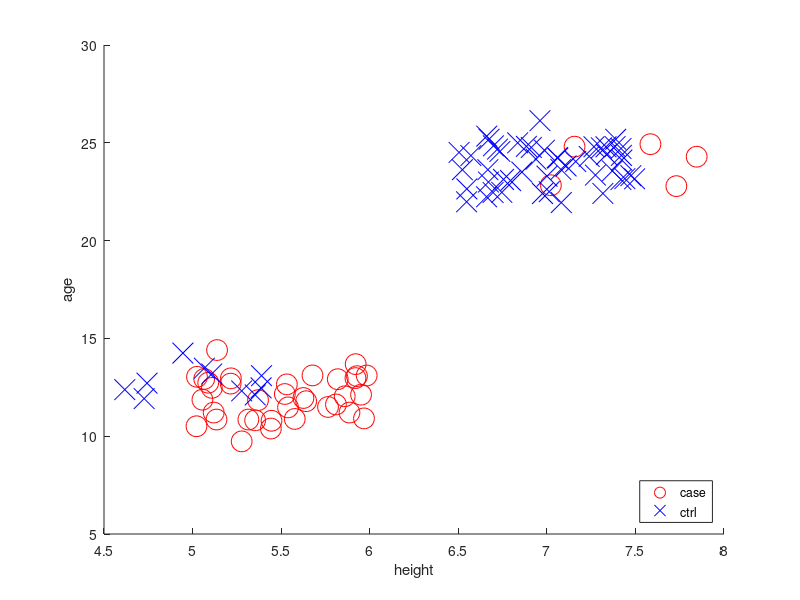

Here is the MATLAB script that generated this plot: (Note: this script raises an error after producing the figure.)
function [cauc_avg_T,cauc_min_T,auc_T] = cauc_1(v_ctrl,v_case,y_ctrl,y_case,s_ctrl,s_case);
%%%%%%%%%%%%%%%%%%%%%%%%%%%%%%%%%%%%%%%%%%%%%%%%%%%%%%%%%%%%%%%% ;
% ;
% function [cauc_avg_T,cauc_min_T,auc_T] = cauc_1(v_ctrl,v_case,y_ctrl,y_case,s_ctrl,s_case);
% ;
% This function gets the corrected auc (corrected area under the curve) of the ;
% roc curve (receiver-operating-characteristic curve) for data v_ctrl and v_case, ;
% where v_case is expected to typically take on higher values than v_ctrl. ;
% ;
% Input: ;
% ; 
% v_ctrl: double array of length n_ctrl. Variables associated with each ctrl-patient. ;
% v_case: double array of length n_case. Variables associated with each case-patient. ;
% y_ctrl: double array of size n_ctrl-x-n_covariates. Continuous-Covariates for ctrl-patients (dimension n_covariates). ;
% y_case: double array of size n_case-x-n_covariates. Continuous-Covariates for case-patients (dimension n_covariates). ;
% s_ctrl: integer array of length n_ctrl. Categorical-Covariates for ctrl-patients (e.g., study number). ;
% s_case: integer array of length n_case. Categorical-Covariates for case-patients (e.g., study number). ;
% ;
% Output: ;
% ;
% cauc_avg_T: double. average cauc across covariate categories. ;
% cauc_min_T: double. minimum cauc across covariate categories. ;
% auc_T: double. typical auc (uncorrected). ;
% ;
% Note: Generally, we step through covariate-categories within the cases and controls. ; 
% For each covariate category that is missing (in either the cases or controls), ;
% all v-values (within cases or controls, respectively) are used for comparison. ;
% ;
% test by running with no arguments: ;
% i.e., >> cauc_1();
% ;
%%%%%%%%%%%%%%%%%%%%%%%%%%%%%%%%%%%%%%%%%%%%%%%%%%%%%%%%%%%%%%%% ;

if (nargin<2);
disp(sprintf(' %% Here we run a simple example illustrating the corrected auc.'));
disp(sprintf(' %% '));
disp(sprintf(' %% We will construct a toy data-set including 40 cases and 60 controls,'));
disp(sprintf(' %% representing 100 people in total.'));
disp(sprintf(' %% The cases will represent volleyball players,'));
disp(sprintf(' %% The controls will represent non-volleyball players.'));
disp(sprintf(' %% '));
disp(sprintf(' %% The dependent-variable "v" will represent the height of the people.'));
disp(sprintf(' %% Generally speaking, the volleyball players will be taller,'));
disp(sprintf(' %% but for this data-set the volleyball players are (on average)'));
disp(sprintf(' %% shorter than the controls.'));
disp(sprintf(' %% The reason for this is that the volleyball players in this'));
disp(sprintf(' %% data-set are mostly young, whereas the controls are mostly old.'));
disp(sprintf(' %% '));
disp(sprintf(' %% To correct for this bias we will use age as a continuous-covariate.'));
disp(sprintf(' %% '));
n_case = 40; n_ctrl = 60;
v_case = zeros(n_case,1); y_case = zeros(n_case,1);
v_ctrl = zeros(n_ctrl,1); y_ctrl = zeros(n_ctrl,1);
v_case(1:35) = 5.0+rand(35,1); y_case(1:35) = 12+randn(35,1);
v_case(36:40) = 7.0+rand(5,1); y_case(36:40) = 24+randn(5,1);
v_ctrl(1:10) = 4.5+rand(10,1); y_ctrl(1:10) = 12+randn(10,1);
v_ctrl(11:60) = 6.5+rand(50,1); y_ctrl(11:60) = 24+randn(50,1);
figure(1);clf; hold on;
plot(v_case,y_case,'ro','MarkerSize',15);
plot(v_ctrl,y_ctrl,'bx','MarkerSize',15);
xlabel('height');
ylabel('age');
legend('case','ctrl','Location','SouthEast');
s_case = round(rand(size(v_case)));
s_ctrl = round(rand(size(v_ctrl)));
[cauc_avg,cauc_min,auc] = cauc_1(v_ctrl,v_case,y_ctrl,y_case,s_ctrl,s_case);
disp(sprintf(' %% Note that the (uncorrected) auc = %0.2f,',auc));
disp(sprintf(' %% Whereas the (corrected) cauc = %0.2f (min %0.2f).',cauc_avg,cauc_min));
disp('returning');return;
end;%if (nargin<2);

ni=3;
if (nargin<ni); y_ctrl = []; end; ni=ni+1;
if (nargin<ni); y_case = []; end; ni=ni+1;
if (nargin<ni); s_ctrl = ones(size(v_ctrl)); end; ni=ni+1;
if (nargin<ni); s_case = ones(size(v_case)); end; ni=ni+1;

cat_case = unique(s_case); cat_ctrl = unique(s_ctrl);
if     (length(cat_case)==1 & length(cat_ctrl)==1); cat_ij = cat_case;
elseif (length(cat_case)> 1 & length(cat_ctrl)==1); cat_ij = cat_case;
elseif (length(cat_case)==1 & length(cat_ctrl)> 1); cat_ij = cat_ctrl;
elseif (length(cat_case)> 1 & length(cat_ctrl)> 1); cat_ij = union(cat_case,cat_ctrl);
end;% if;
cat_ij = reshape(cat_ij,1,length(cat_ij));
ns_T = 0; ntot_T = 0; cauc_avg_T = 0; cauc_min_T=1;
for ns=cat_ij;
%disp(sprintf('ns %d',ns));
dij = find(s_case==ns); if isempty(dij); dij = 1:length(v_case); end;
xij = find(s_ctrl==ns); if isempty(xij); xij = 1:length(v_ctrl); end;
if (length(dij)>0 & length(xij)>0);
ns_T = ns_T+1;
ncase_(ns_T) = length(dij);
nctrl_(ns_T) = length(xij);
ntot_(ns_T) = length(dij)+length(xij);
ntot_T = ntot_T + ntot_(ns_T);
if (~isempty(y_case) & ~isempty(y_ctrl)); 
cauc_(ns_T) = cauc_sub_0(v_ctrl(xij),v_case(dij),y_ctrl(xij,:),y_case(dij,:)); 
end;%if (~isempty(y_case) & ~isempty(y_ctrl)); 
if (isempty(y_case) | isempty(y_ctrl)); 
cauc_(ns_T) = auc_0(v_ctrl(xij),v_case(dij)); 
end;%if (isempty(y_case) | isempty(y_ctrl)); 
cauc_avg_T = cauc_avg_T + ntot_(ns_T)*cauc_(ns_T);
if (abs(cauc_(ns_T)-0.5)<abs(cauc_min_T-0.5)); cauc_min_T = cauc_(ns_T); end;
end;%if
end;%for ns=cat_min:cat_max;
cauc_avg_T = cauc_avg_T/ntot_T;
if nargout>2; auc_T = auc_0(v_ctrl,v_case); end;

%%%%%%%%%%%%%%%%%%%%%%%%%%%%%%%%%%%%%%%%%%%%%%%%%%%%%%%%%%%%%%%% ;

function [cauc] = cauc_sub_0(v_ctrl,v_case,y_ctrl,y_case);
% calculates AUC with respect to variable v, corrected for covariates y;
% ;
% The inputs are: ;
% v_case: the v-values for the cases -- of length ND; 
% v_ctrl: the v-values for the ctrls -- of length NX;
% y_case: the y-values for the cases -- of size ND-x-NY;
% y_ctrl: the y-values for the ctrls -- of size NX-x-NY;
%
% The outputs are: ;
% cauc: The area under the roc curve, corrected for y ; 
% 
% Warning! This simple code does not deal with ties in covariate space. ;
% (i.e., only one of the nearest neighbors is considered) ;

ND = length(v_case);NX = length(v_ctrl);
W_X = knnsearch(y_ctrl,y_case);W_D = knnsearch(y_case,y_ctrl);
tmp_case = reshape(v_case,ND,1); tmp_ctrl = reshape(v_ctrl(W_X),ND,1);
case_contrib = 1.0*(tmp_case>tmp_ctrl) + 0.5*(tmp_case==tmp_ctrl);
tmp_case = reshape(v_case(W_D),NX,1); tmp_ctrl = reshape(v_ctrl,NX,1);
ctrl_contrib = 1.0*(tmp_case>tmp_ctrl) + 0.5*(tmp_case==tmp_ctrl);
cauc = (sum(case_contrib)+sum(ctrl_contrib))/(ND+NX);
